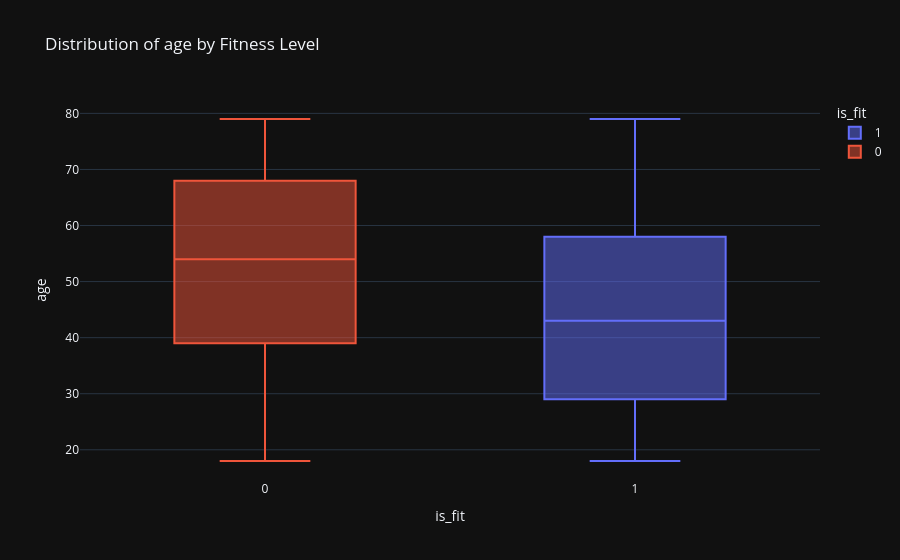
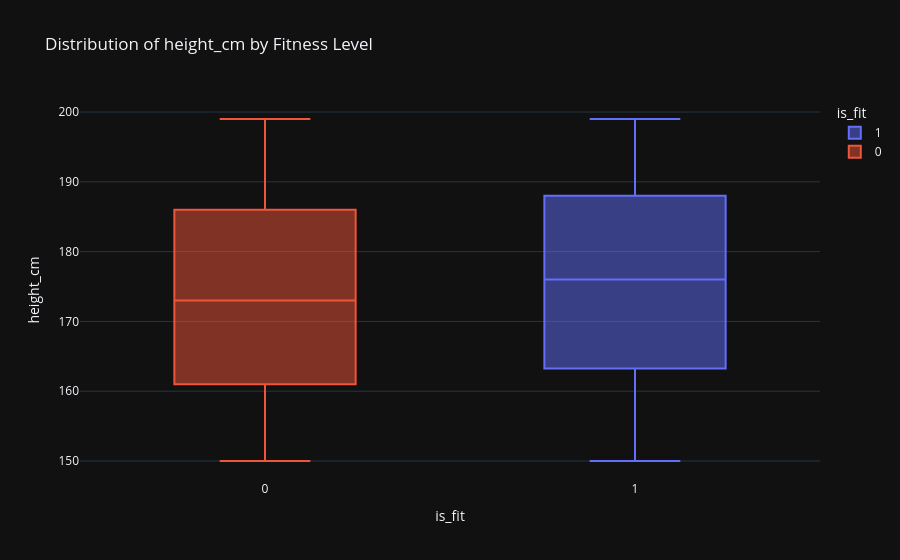
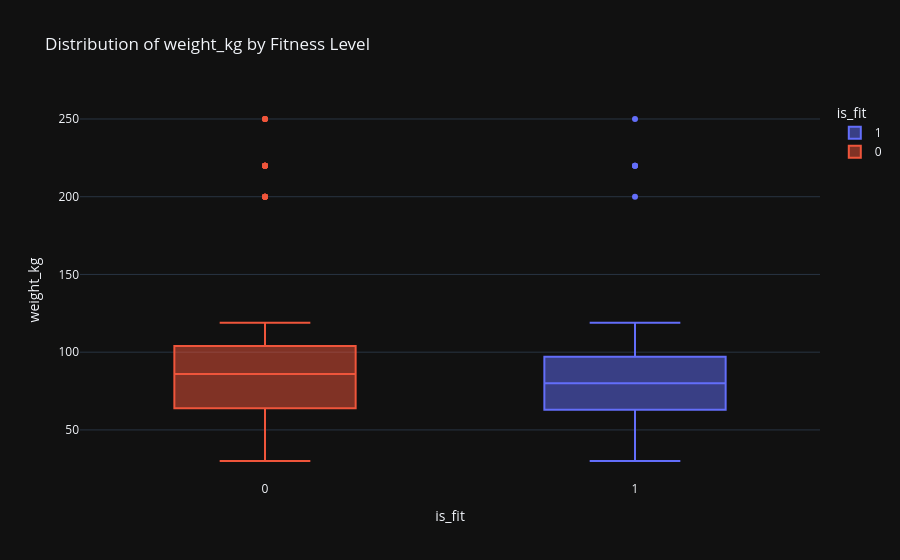
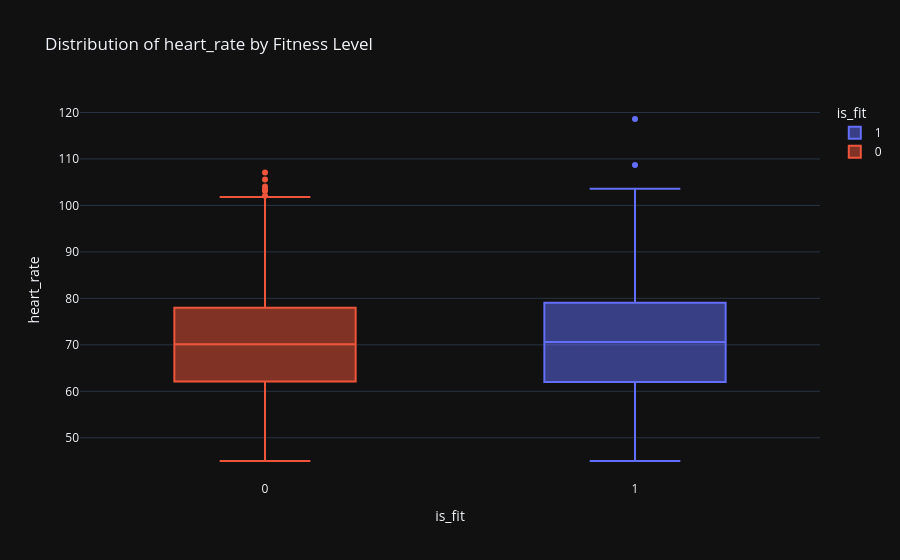

Here is the notebook cell these charts were saved with, in order:
### Code cell
numerical_cols = df.select(cs.numeric().exclude('is_fit')).columns
for col in numerical_cols:
    fig = px.box(pandas_df, x='is_fit', y=col, title=f'Distribution of {col} by Fitness Level', color='is_fit')
    fig.show()

### Figure 1 — Plotly figure (JSON) as saved in the notebook; plotly's stock layout.template omitted (floating-point values rounded to 4 significant figures; data arrays with more than 128 entries replaced by an {"elided": "..."} marker saying what was removed)
{"data": [{"alignmentgroup": "True", "hovertemplate": "is_fit=%{x}<br>age=%{y}<extra></extra>", "legendgroup": "1", "marker": {"color": "#636efa"}, "name": "1", "notched": false, "offsetgroup": "1", "orientation": "v", "showlegend": true, "x": {"elided": "799 int values"}, "x0": " ", "xaxis": "x", "y": {"elided": "799 int values"}, "y0": " ", "yaxis": "y", "type": "box"}, {"alignmentgroup": "True", "hovertemplate": "is_fit=%{x}<br>age=%{y}<extra></extra>", "legendgroup": "0", "marker": {"color": "#EF553B"}, "name": "0", "notched": false, "offsetgroup": "0", "orientation": "v", "showlegend": true, "x": {"elided": "1201 int values"}, "x0": " ", "xaxis": "x", "y": {"elided": "1201 int values"}, "y0": " ", "yaxis": "y", "type": "box"}], "layout": {"xaxis": {"anchor": "y", "domain": [0.0, 1.0], "title": {"text": "is_fit"}, "categoryorder": "array", "categoryarray": [1, 0]}, "yaxis": {"anchor": "x", "domain": [0.0, 1.0], "title": {"text": "age"}}, "legend": {"title": {"text": "is_fit"}, "tracegroupgap": 0}, "title": {"text": "Distribution of age by Fitness Level"}, "boxmode": "overlay"}}

### Figure 2 — Plotly figure (JSON) as saved in the notebook; plotly's stock layout.template omitted (floating-point values rounded to 4 significant figures; data arrays with more than 128 entries replaced by an {"elided": "..."} marker saying what was removed)
{"data": [{"alignmentgroup": "True", "hovertemplate": "is_fit=%{x}<br>height_cm=%{y}<extra></extra>", "legendgroup": "1", "marker": {"color": "#636efa"}, "name": "1", "notched": false, "offsetgroup": "1", "orientation": "v", "showlegend": true, "x": {"elided": "799 int values"}, "x0": " ", "xaxis": "x", "y": {"elided": "799 int values"}, "y0": " ", "yaxis": "y", "type": "box"}, {"alignmentgroup": "True", "hovertemplate": "is_fit=%{x}<br>height_cm=%{y}<extra></extra>", "legendgroup": "0", "marker": {"color": "#EF553B"}, "name": "0", "notched": false, "offsetgroup": "0", "orientation": "v", "showlegend": true, "x": {"elided": "1201 int values"}, "x0": " ", "xaxis": "x", "y": {"elided": "1201 int values"}, "y0": " ", "yaxis": "y", "type": "box"}], "layout": {"xaxis": {"anchor": "y", "domain": [0.0, 1.0], "title": {"text": "is_fit"}, "categoryorder": "array", "categoryarray": [1, 0]}, "yaxis": {"anchor": "x", "domain": [0.0, 1.0], "title": {"text": "height_cm"}}, "legend": {"title": {"text": "is_fit"}, "tracegroupgap": 0}, "title": {"text": "Distribution of height_cm by Fitness Level"}, "boxmode": "overlay"}}

### Figure 3 — Plotly figure (JSON) as saved in the notebook; plotly's stock layout.template omitted (floating-point values rounded to 4 significant figures; data arrays with more than 128 entries replaced by an {"elided": "..."} marker saying what was removed)
{"data": [{"alignmentgroup": "True", "hovertemplate": "is_fit=%{x}<br>weight_kg=%{y}<extra></extra>", "legendgroup": "1", "marker": {"color": "#636efa"}, "name": "1", "notched": false, "offsetgroup": "1", "orientation": "v", "showlegend": true, "x": {"elided": "799 int values"}, "x0": " ", "xaxis": "x", "y": {"elided": "799 int values"}, "y0": " ", "yaxis": "y", "type": "box"}, {"alignmentgroup": "True", "hovertemplate": "is_fit=%{x}<br>weight_kg=%{y}<extra></extra>", "legendgroup": "0", "marker": {"color": "#EF553B"}, "name": "0", "notched": false, "offsetgroup": "0", "orientation": "v", "showlegend": true, "x": {"elided": "1201 int values"}, "x0": " ", "xaxis": "x", "y": {"elided": "1201 int values"}, "y0": " ", "yaxis": "y", "type": "box"}], "layout": {"xaxis": {"anchor": "y", "domain": [0.0, 1.0], "title": {"text": "is_fit"}, "categoryorder": "array", "categoryarray": [1, 0]}, "yaxis": {"anchor": "x", "domain": [0.0, 1.0], "title": {"text": "weight_kg"}}, "legend": {"title": {"text": "is_fit"}, "tracegroupgap": 0}, "title": {"text": "Distribution of weight_kg by Fitness Level"}, "boxmode": "overlay"}}

### Figure 4 — Plotly figure (JSON) as saved in the notebook; plotly's stock layout.template omitted (floating-point values rounded to 4 significant figures; data arrays with more than 128 entries replaced by an {"elided": "..."} marker saying what was removed)
{"data": [{"alignmentgroup": "True", "hovertemplate": "is_fit=%{x}<br>heart_rate=%{y}<extra></extra>", "legendgroup": "1", "marker": {"color": "#636efa"}, "name": "1", "notched": false, "offsetgroup": "1", "orientation": "v", "showlegend": true, "x": {"elided": "799 int values"}, "x0": " ", "xaxis": "x", "y": {"elided": "799 float values"}, "y0": " ", "yaxis": "y", "type": "box"}, {"alignmentgroup": "True", "hovertemplate": "is_fit=%{x}<br>heart_rate=%{y}<extra></extra>", "legendgroup": "0", "marker": {"color": "#EF553B"}, "name": "0", "notched": false, "offsetgroup": "0", "orientation": "v", "showlegend": true, "x": {"elided": "1201 int values"}, "x0": " ", "xaxis": "x", "y": {"elided": "1201 float values"}, "y0": " ", "yaxis": "y", "type": "box"}], "layout": {"xaxis": {"anchor": "y", "domain": [0.0, 1.0], "title": {"text": "is_fit"}, "categoryorder": "array", "categoryarray": [1, 0]}, "yaxis": {"anchor": "x", "domain": [0.0, 1.0], "title": {"text": "heart_rate"}}, "legend": {"title": {"text": "is_fit"}, "tracegroupgap": 0}, "title": {"text": "Distribution of heart_rate by Fitness Level"}, "boxmode": "overlay"}}
